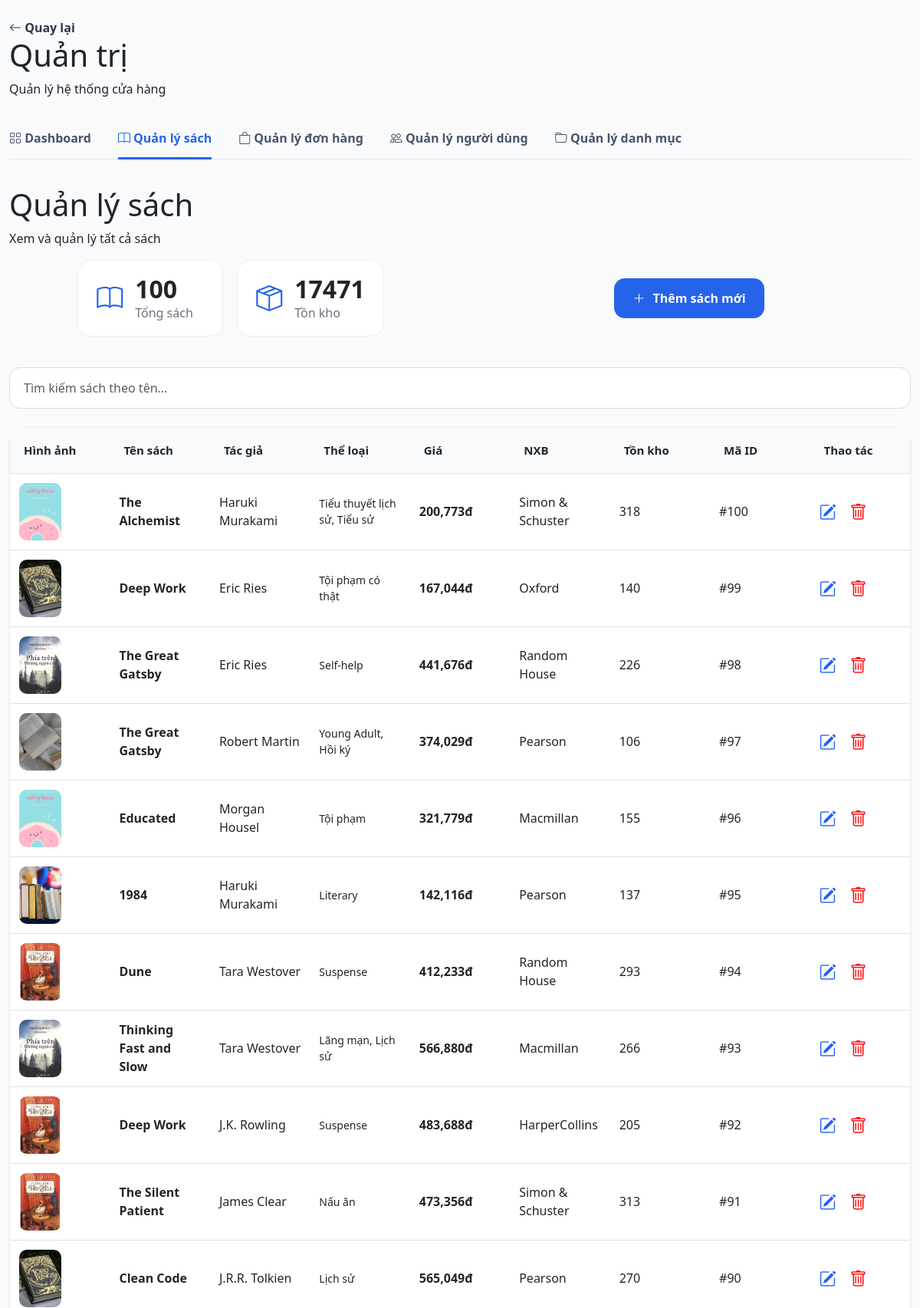
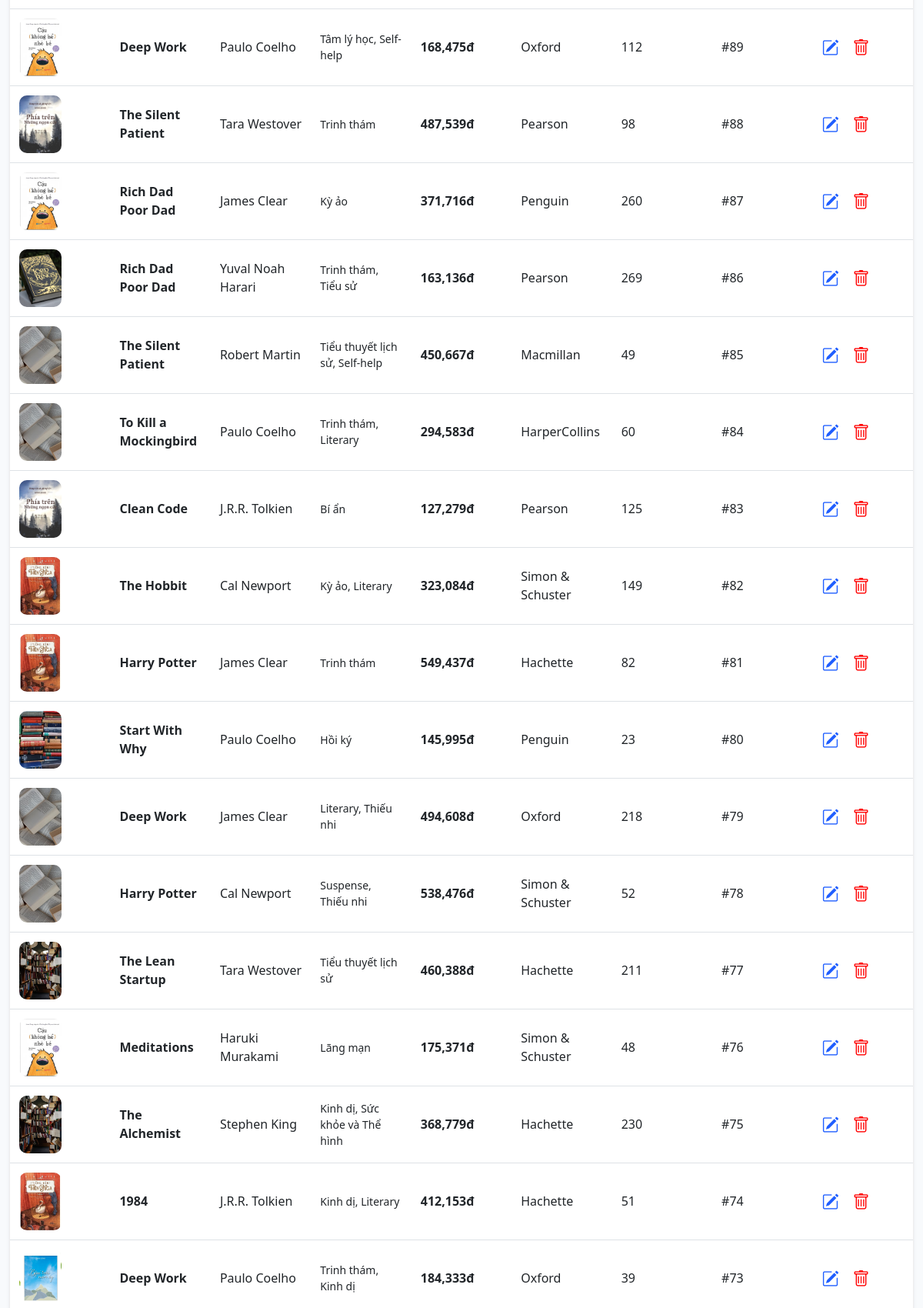
The app's page /bookstore/admin_books.php (signed in, upper part) with its own data (2 pictures, top to bottom).
### tables this page shows
CREATE TABLE `books` (
  `id` int(11) NOT NULL,
  `title` varchar(255) DEFAULT NULL,
  `price` int(11) DEFAULT NULL,
  `image` varchar(255) DEFAULT NULL,
  `author` varchar(255) NOT NULL,
  `description` text NOT NULL,
  `review` decimal(2,1) DEFAULT 5.0,
  `favor` int(11) NOT NULL,
  `quantity` int(11) NOT NULL,
  `created_at` timestamp NOT NULL DEFAULT current_timestamp(),
  `updated_at` timestamp NOT NULL DEFAULT current_timestamp(),
  `published_year` year(4) DEFAULT NULL,
  `language` varchar(50) DEFAULT NULL,
  `pages` int(11) DEFAULT NULL,
  `cover_type` varchar(50) DEFAULT NULL,
  `publisher` varchar(255) DEFAULT NULL,
  `isbn` varchar(50) DEFAULT NULL
);

### bookstore/admin_books.php (the view, shortened to what this page needs)
<?php
include 'db.php';
$where = "";
$result = mysqli_query($conn,"
    SELECT
        books.*,
        GROUP_CONCAT(categories.name SEPARATOR ', ') AS categories
    FROM books
    LEFT JOIN book_categories
        ON books.id = book_categories.book_id
    LEFT JOIN categories
        ON categories.id = book_categories.category_id
    $where
    GROUP BY books.id
    ORDER BY books.id DESC
");
?>
<!DOCTYPE html>
<html lang="vi">
<head>
    <link href="https://cdn.jsdelivr.net/npm/bootstrap@5.3.0/dist/css/bootstrap.min.css" rel="stylesheet">
    <link rel="stylesheet" href="https://cdn.jsdelivr.net/npm/bootstrap-icons@1.11.3/font/bootstrap-icons.css">
    <link rel="stylesheet" href="css/admin_books.css">
</head>
<body>
<div class="admin-layout">
    <div class="container my-4">
        <a href="home.php" class="back-link">
            <i class="bi bi-arrow-left"></i>
            Quay lại
        </a>
        <h1 class="admin-heading">
            Quản trị
        </h1>
        <p class="admin-subtitle">
            Quản lý hệ thống cửa hàng
        </p>
        <?php include 'admin_menu.php'; ?>
        <h1 class="page-title">
            Quản lý sách
        </h1>
        <p class="page-subtitle">
            Xem và quản lý tất cả sách
        </p>
        <div class="admin-topbar">
            <div class="topbar-left">
                <div class="mini-stat">
                    <i class="bi bi-book"></i>
                    <div>
                        <h4><?= mysqli_num_rows($result) ?></h4>
                        <p>Tổng sách</p>
                    </div>
                </div>
                <div class="mini-stat">
                    <i class="bi bi-box-seam"></i>
                    <div>
                        <h4>
                            <?php
                            $stockQuery = mysqli_query($conn,"
                                SELECT SUM(quantity) as total_stock
                                FROM books
                            ");
                            $stock = mysqli_fetch_assoc($stockQuery);
                            echo $stock['total_stock'];
                            ?>
                        </h4>
                        <p>Tồn kho</p>
                    </div>
                </div>
            </div>
            <div class="topbar-right">
                <a href="add_book.php" class="add-book-btn">
                    <i class="bi bi-plus-lg"></i>
                    Thêm sách mới
                </a>
            </div>
        </div>
        <div class="search-wrapper">
            <form method="GET">
                <input
                    type="text"
                    name="keyword"
                    class="form-control admin-search"
                    placeholder="Tìm kiếm sách theo tên..."
                    value="<?= $_GET['keyword'] ?? '' ?>"
                >
            </form>
        </div>
        <div class="table-box shadow-sm">
            <table class="table align-middle table-hover">
                <thead>
                    <tr>
                        <th>Hình ảnh</th>
                        <th>Tên sách</th>
                        <th>Tác giả</th>
                        <th>Thể loại</th>
                        <th>Giá</th>
                        <th>NXB</th>
                        <th>Tồn kho</th>
                        <th>Mã ID</th>
                        <th>Thao tác</th>
                    </tr>
                </thead>
                <tbody>
                    <?php while ($book = mysqli_fetch_assoc($result)) { ?>
                    <tr>
                        <td>
                            <img
                                src="<?= $book['image'] ?>"
                                class="admin-book-image"
                            >
                        </td>
                        <td class="book-name">
                            <?= $book['title'] ?>
                        </td>
                        <td>
                            <?= $book['author'] ?>
                        </td>
                        <td class="category-cell">
                            <?= $book['categories'] ?: 'Chưa phân loại' ?>
                        </td>
                        <td class="book-price">
                            <?= number_format($book['price']) ?>đ
                        </td>
                        <td>
                            <?= $book['publisher'] ?>
                        </td>
                        <td>
                            <?= $book['quantity'] ?>
                        </td>
                        <td>
                            #<?= $book['id'] ?>
                        </td>
                        <td>
                            <div class="action-buttons">
                                <a href="edit_book.php?id=<?= $book['id'] ?>"
                                class="edit-btn">
                                    <i class="bi bi-pencil-square"></i>
                                </a>
                                <a href="delete_book.php?id=<?= $book['id'] ?>"
                                class="delete-btn"
                                onclick="return confirm('Bạn có chắc muốn xóa?')">
                                    <i class="bi bi-trash"></i>
                                </a>
                            </div>
                        </td>
                    </tr>
                    <?php } ?>
                </tbody>
            </table>
        </div>
    </div>
</div>
</body>
</html>

### bookstore/css/admin_books.css (style rules this page uses)
body { background:#f8fafc; }
.admin-layout .container { max-width:1400px; }
.back-link { text-decoration: none; color: #2d3748; font-weight: 600; }
.admin-topbar { display:flex; align-items:center; justify-content:space-between; margin-bottom:40px; gap:20px; }
.topbar-left, .topbar-center, .topbar-right { flex:1; }
.topbar-left { display:flex; gap:18px; justify-content:center; }
.topbar-right { display:flex; justify-content:center; }
.add-book-btn { background:#2563eb; color:#fff; text-decoration:none; padding:14px 24px; border-radius:14px; font-weight:600; display:flex; align-items:center; gap:10px; transition:0.2s; }
.mini-stat { background:#fff; border:1px solid #eee; border-radius:18px; padding:18px 24px; display:flex; align-items:center; gap:16px; min-width:190px; }
.mini-stat i { font-size:34px; color:#2563eb; }
.mini-stat h4 { margin:0; font-size:32px; font-weight:700; }
.mini-stat p { margin:0; color:#6b7280; }
.search-wrapper { margin-bottom:24px; }
.admin-search { height:54px; border-radius:14px; border:1px solid #ddd; padding:0 18px; font-size:16px; }
.table-box { background:#fff; border-radius:20px; border:1px solid #eee; width: 100%; overflow: visible; }
.table { width: 100%; table-layout:fixed; }
.table th { background:#f8fafc; padding:18px !important; font-size:15px; }
.table td { padding:12px !important; vertical-align:middle; }
.admin-book-image { width: 55px; height: 75px; object-fit:cover; border-radius:10px; }
.book-name { font-weight:600; width:160px; }
.category-cell { width:120px; font-size: 14px; color: #374151; line-height: 1.5; }
.book-price { color:#2563eb; font-weight:700; }
.table td, .table th { overflow:hidden; text-overflow:ellipsis; }
.book-description, .category-cell, .book-name { white-space:normal; word-break:break-word; }
.action-buttons { display:flex; gap:10px; }
.edit-btn { color: #1f5eff; font-size: 22px; text-decoration: none; display: flex; align-items: center; justify-content: center; }
.delete-btn { width:38px; height:38px; border-radius:10px; display:flex; align-items:center; justify-content:center; text-decoration:none; color: red; font-size: 22px; }

### records on screen
books: image (picture), title "The Alchemist", author "Haruki Murakami", categories "Tiểu thuyết lịch sử, Tiểu sử", price "200,773", publisher "Simon & Schuster", quantity "318", id "100"
books: image (picture), title "Deep Work", author "Eric Ries", categories "Tội phạm có thật", price "167,044", publisher "Oxford", quantity "140", id "99"
books: image (picture), title "The Great Gatsby", author "Eric Ries", categories "Self-help", price "441,676", publisher "Random House", quantity "226", id "98"
books: image (picture), title "The Great Gatsby", author "Robert Martin", categories "Young Adult, Hồi ký", price "374,029", publisher "Pearson", quantity "106", id "97"
books: image (picture), title "Educated", author "Morgan Housel", categories "Tội phạm", price "321,779", publisher "Macmillan", quantity "155", id "96"
books: image (picture), title "1984", author "Haruki Murakami", categories "Literary", price "142,116", publisher "Pearson", quantity "137", id "95"
books: image (picture), title "Dune", author "Tara Westover", categories "Suspense", price "412,233", publisher "Random House", quantity "293", id "94"
books: image (picture), title "Thinking Fast and Slow", author "Tara Westover", categories "Lãng mạn, Lịch sử", price "566,880", publisher "Macmillan", quantity "266", id "93"
books: image (picture), title "Deep Work", author "J.K. Rowling", categories "Suspense", price "483,688", publisher "HarperCollins", quantity "205", id "92"
books: image (picture), title "The Silent Patient", author "James Clear", categories "Nấu ăn", price "473,356", publisher "Simon & Schuster", quantity "313", id "91"
books: image (picture), title "Clean Code", author "J.R.R. Tolkien", categories "Lịch sử", price "565,049", publisher "Pearson", quantity "270", id "90"
books: image (picture), title "Deep Work", author "Paulo Coelho", categories "Tâm lý học, Self-help", price "168,475", publisher "Oxford", quantity "112", id "89"
books: image (picture), title "The Silent Patient", author "Tara Westover", categories "Trinh thám", price "487,539", publisher "Pearson", quantity "98", id "88"
books: image (picture), title "Rich Dad Poor Dad", author "James Clear", categories "Kỳ ảo", price "371,716", publisher "Penguin", quantity "260", id "87"
books: image (picture), title "Rich Dad Poor Dad", author "Yuval Noah Harari", categories "Trinh thám, Tiểu sử", price "163,136", publisher "Pearson", quantity "269", id "86"
books: image (picture), title "The Silent Patient", author "Robert Martin", categories "Tiểu thuyết lịch sử, Self-help", price "450,667", publisher "Macmillan", quantity "49", id "85"
books: image (picture), title "To Kill a Mockingbird", author "Paulo Coelho", categories "Trinh thám, Literary", price "294,583", publisher "HarperCollins", quantity "60", id "84"
books: image (picture), title "Clean Code", author "J.R.R. Tolkien", categories "Bí ẩn", price "127,279", publisher "Pearson", quantity "125", id "83"
books: image (picture), title "The Hobbit", author "Cal Newport", categories "Kỳ ảo, Literary", price "323,084", publisher "Simon & Schuster", quantity "149", id "82"
books: image (picture), title "Harry Potter", author "James Clear", categories "Trinh thám", price "549,437", publisher "Hachette", quantity "82", id "81"
books: image (picture), title "Start With Why", author "Paulo Coelho", categories "Hồi ký", price "145,995", publisher "Penguin", quantity "23", id "80"
books: image (picture), title "Deep Work", author "James Clear", categories "Literary, Thiếu nhi", price "494,608", publisher "Oxford", quantity "218", id "79"
books: image (picture), title "Harry Potter", author "Cal Newport", categories "Suspense, Thiếu nhi", price "538,476", publisher "Simon & Schuster", quantity "52", id "78"
books: image (picture), title "The Lean Startup", author "Tara Westover", categories "Tiểu thuyết lịch sử", price "460,388", publisher "Hachette", quantity "211", id "77"
books: image (picture), title "Meditations", author "Haruki Murakami", categories "Lãng mạn", price "175,371", publisher "Simon & Schuster", quantity "48", id "76"
books: image (picture), title "The Alchemist", author "Stephen King", categories "Kinh dị, Sức khỏe và Thể hình", price "368,779", publisher "Hachette", quantity "230", id "75"
books: image (picture), title "1984", author "J.R.R. Tolkien", categories "Kinh dị, Literary", price "412,153", publisher "Hachette", quantity "51", id "74"
books: image (picture), title "Deep Work", author "Paulo Coelho", categories "Trinh thám, Kinh dị", price "184,333", publisher "Oxford", quantity "39", id "73"

### other values on screen
mysqli_num_rows($result) "100"
$stock['total_stock'] "17471"
